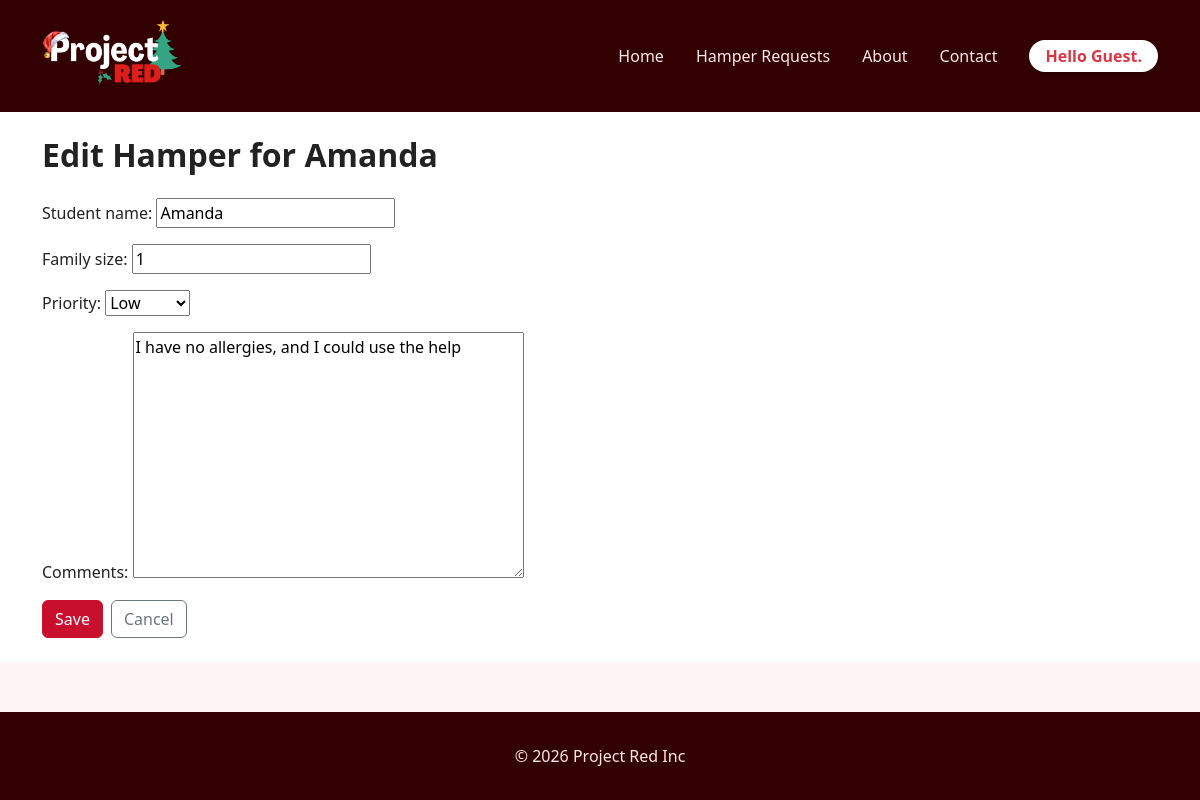
The app's page /hampers/1/edit/ with its own data.
### projectRed/models.py (models this page shows, shortened)
class HamperRequest(models.Model):
    PRIORITY_CHOICES = [
        ("low", "Low"),
        ("medium", "Medium"),
        ("high", "High"),
    ]
    student_name = models.CharField(max_length=100)
    family_size = models.PositiveIntegerField()
    priority = models.CharField(
        max_length=10, choices=PRIORITY_CHOICES, default="medium"
    )
    comments = models.TextField(blank=True)
    created_at = models.DateTimeField(auto_now_add=True)

### projectRed/views.py (the view)
# urls.py: path("hampers/<int:pk>/edit/", views.hamper_update, name="hamper_update"),
def hamper_update(request, pk):
    hamper = get_object_or_404(HamperRequest, pk=pk)
    if request.method == "POST":
        form = HamperRequestForm(request.POST, instance=hamper)
        if form.is_valid():
            form.save()
            return redirect("hamper_detail", pk=hamper.pk)
    else:
        form = HamperRequestForm(instance=hamper)
    context = {
        "page_title": f"Edit Hamper for {hamper.student_name}",
        "current_year": datetime.date.today().year,
        "username": USERNAME,
        "form": form,
        "hamper": hamper,
    }
    return render(request, "projectRed/hamper_form.html", context)

### projectRed/forms.py
class HamperRequestForm(forms.ModelForm):
    class Meta:
        model = HamperRequest
        fields = ["student_name", "family_size", "priority", "comments"]

### projectRed/templates/projectRed/hamper_form.html (shortened to what this page needs)
{% extends "projectRed/base.html" %}
{% block content %}
<section class="page-section">
  <div class="container py-4">
    <h1 class="page-title mb-4">{{ page_title|default:"Hamper Request" }}</h1>
    <form method="post" class="hamper-form">
      {{ form.as_p }}
      <div class="mt-3 d-flex flex-wrap gap-2">
        <button type="submit" class="btn btn-primary">
          Save
        </button>
        <a href="{% url 'hamper_list' %}" class="btn btn-outline-secondary">
          Cancel
        </a>
      </div>
    </form>
  </div>
</section>
{% endblock %}

### projectRed/static/projectRed/css/site.css (style rules this page uses)
html, body { height: 100%; margin: 0; padding: 0; }
body { display: flex; flex-direction: column; }
body { font-family: system-ui, -apple-system, BlinkMacSystemFont, "Segoe UI", sans-serif; margin: 0; background-color: #fdf5f5; color: #222; }
.info-section, .page-section { background-color: #ffffff; }
.page-title { font-size: 2rem; font-weight: 700; margin-bottom: 1rem; }
.btn-primary { background-color: #C8102E; border-color: #C8102E; }

### records on screen
HamperRequest: student_name "Amanda", family_size "1", priority "Low", comments "I have no allergies, and I could use the help"

### other values on screen
{{ username|default:"Guest" }} "Guest"
{{ page_title|default:"Hamper Request" }} "Edit Hamper for Amanda"
